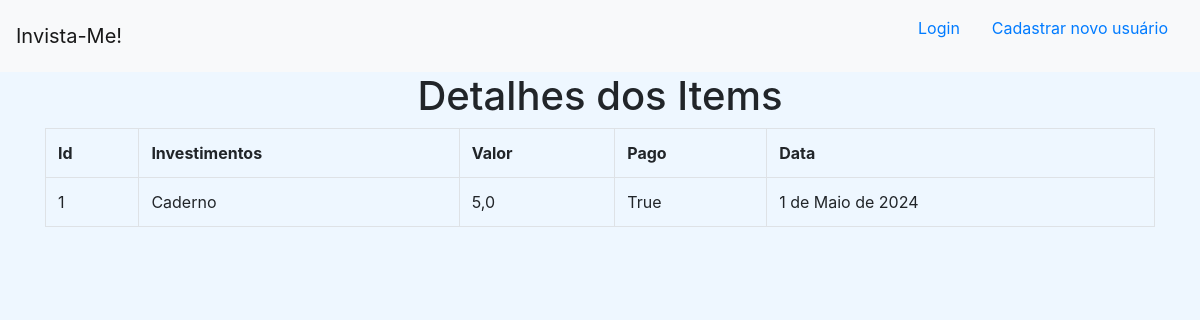
The app's page /lista_investimentos/1 with its own data.
### invista_me/models.py (models this page shows)
class Investimentos(models.Model):
    Investimento = models.TextField(max_length=255)
    valor = models.FloatField()
    pago = models.BooleanField(default=False)
    data = models.DateField(default=datetime.now)

### invista_me/views.py (the view)
# urls.py: path('lista_investimentos/<int:id_investimento>', invista_me_views.detalhes, name='detalhes'),
def detalhes(request, id_investimento):
    dados = {
        'dados': Investimentos.objects.get(pk=id_investimento)
    }
    return render(request, 'investimentos/detalhes.html', dados)

### invista_me/templates/investimentos/detalhes.html (shortened to what this page needs)
<!DOCTYPE html>
<html lang="pt-br">
<head>
</head>
<body>
    {% extends 'investimentos/base.html' %}
    {% block conteudo %}
    <div class="container">
        <h1 style="text-align: center;">Detalhes dos Items</h1>
        <table class="table table-hover table-bordered">
            <tr>
                <th>Id</th>
                <th>Investimentos</th>
                <th>Valor</th>
                <th>Pago</th>
                <th>Data</th>
            </tr>
            <tr>
                <td>{{ dados.id }}</td>
                <td>{{ dados.Investimento }}</td>
                <td>{{ dados.valor }}</td>
                <td>{{ dados.pago }}</td>
                <td>{{ dados.data }}</td>
            </tr>
        </table>
    </div>
    {% endblock %}

### records on screen
Investimentos: id "1", Investimento "Caderno", valor "5,0", pago "True", data "1 de Maio de 2024"
